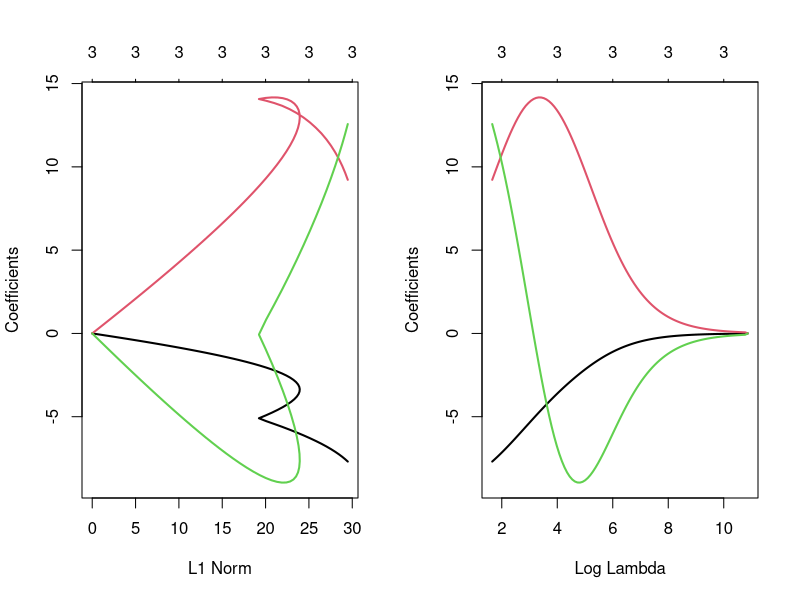
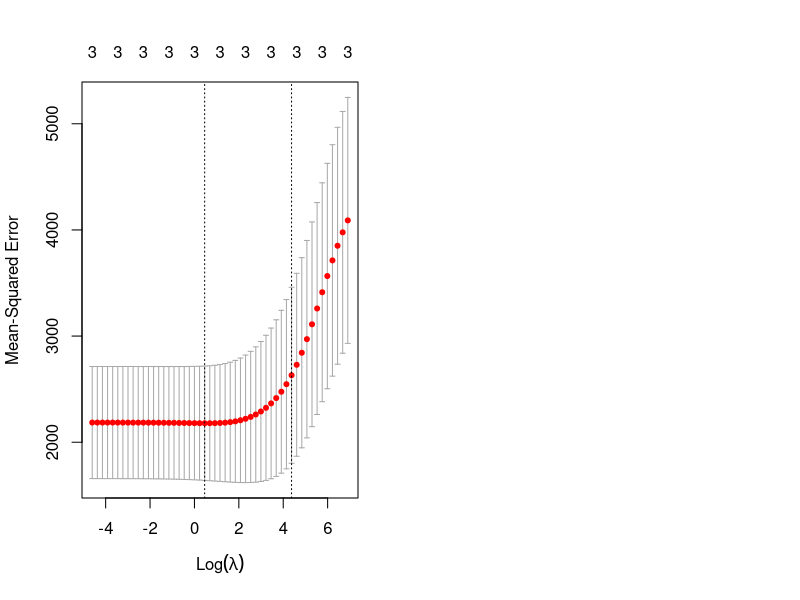
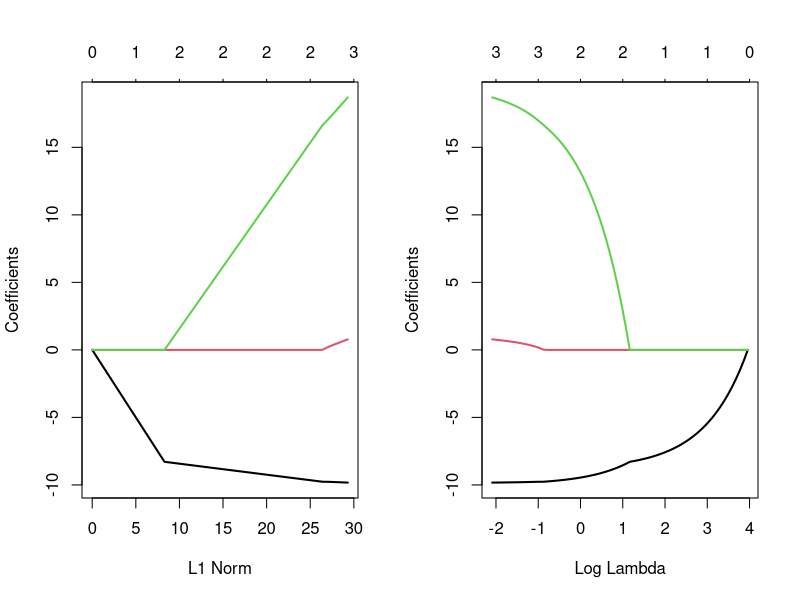
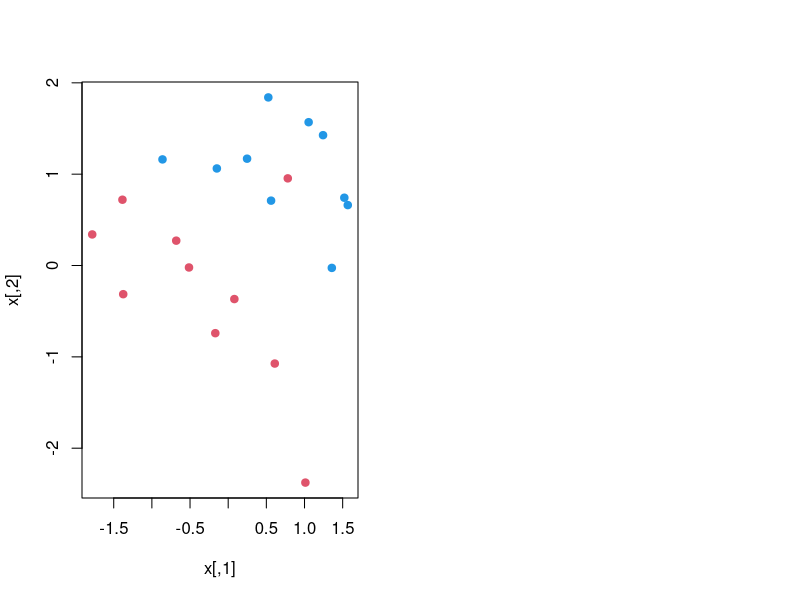
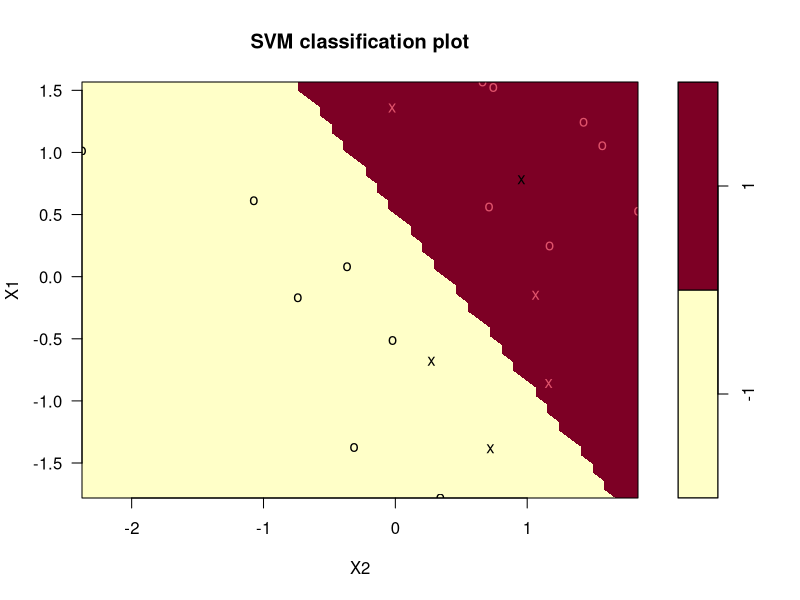

Source code (R) for these figures, in order:
## ---- chunk 1
library(gridExtra)
library(dplyr)
## ---- chunk 2
#\| output-location: column
library(glmnet)
y <- mtcars$hp
x <- mtcars %>% select(mpg, wt, drat) %>% data.matrix()
reg.ridge = glmnet(x, y, alpha=0)
par(mfrow = c(1, 2))
  plot(reg.ridge, lwd = 2)
  plot(reg.ridge, lwd = 2, xvar = "lambda")
 

## ---- chunk 3
lambdas <- 10^seq(3, -2, by = -.1)
cv_fit <- cv.glmnet(x, y, alpha = 0, lambda = lambdas)
plot(cv_fit)
## ---- chunk 4
reg.ridge = glmnet(x, y, alpha=1)
par(mfrow = c(1, 2))
  plot(reg.ridge, lwd = 2)
  plot(reg.ridge, lwd = 2, xvar = "lambda")

## ---- chunk 5
library(e1071)
x = matrix(rnorm(40), 20, 2)
y = rep(c(-1, 1), c(10, 10))
x[y == 1,] = x[y == 1,] + 1
plot(x, col = y + 3, pch = 19)

## ---- chunk 6
dat = data.frame(x, y = as.factor(y))
svmfit = svm(y ~ ., data = dat, kernel = "linear", cost = 10, scale = FALSE)
plot(svmfit, dat)
